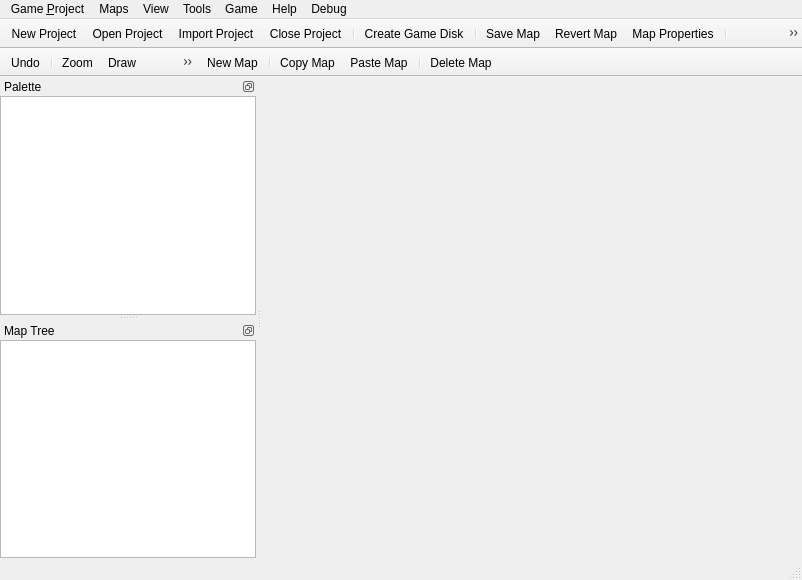
<?xml version="1.0" encoding="UTF-8"?>
<ui version="4.0">
 <class>MainWindow</class>
 <widget class="QMainWindow" name="MainWindow">
  <property name="geometry">
   <rect>
    <x>0</x>
    <y>0</y>
    <width>802</width>
    <height>580</height>
   </rect>
  </property>
  <property name="windowTitle">
   <string>EasyRPG Editor</string>
  </property>
  <property name="windowIcon">
   <iconset resource="Resources.qrc">
    <normaloff>:/icons/share/old_easyrpg.png</normaloff>:/icons/share/old_easyrpg.png</iconset>
  </property>
  <widget class="QWidget" name="centralWidget">
   <layout class="QHBoxLayout" name="horizontalLayout_2">
    <item>
     <widget class="QTabWidget" name="tabMap">
      <property name="documentMode">
       <bool>true</bool>
      </property>
      <property name="tabsClosable">
       <bool>true</bool>
      </property>
      <property name="movable">
       <bool>true</bool>
      </property>
     </widget>
    </item>
   </layout>
  </widget>
  <widget class="QMenuBar" name="menuBar">
   <property name="geometry">
    <rect>
     <x>0</x>
     <y>0</y>
     <width>802</width>
     <height>21</height>
    </rect>
   </property>
   <widget class="QMenu" name="menuGame">
    <property name="title">
     <string>Game &amp;Project</string>
    </property>
    <addaction name="action_New_Project"/>
    <addaction name="action_Open_Project"/>
    <addaction name="actionImport_Project"/>
    <addaction name="action_Close_Project"/>
    <addaction name="separator"/>
    <addaction name="actionCreate_Game_Disk"/>
    <addaction name="separator"/>
    <addaction name="action_Quit"/>
   </widget>
   <widget class="QMenu" name="menuMaps">
    <property name="title">
     <string>Maps</string>
    </property>
    <widget class="QMenu" name="menuEdition_Mode">
     <property name="title">
      <string>Edition &amp;Mode</string>
     </property>
     <addaction name="action_Lower_Layer"/>
     <addaction name="action_Upper_Layer"/>
     <addaction name="action_Events"/>
    </widget>
    <widget class="QMenu" name="menuZoom">
     <property name="title">
      <string>&amp;Zoom</string>
     </property>
     <addaction name="actionScale_1_1"/>
     <addaction name="actionZoomIn"/>
     <addaction name="actionZoomOut"/>
    </widget>
    <addaction name="action_Save_Map"/>
    <addaction name="actionRevert_Map"/>
    <addaction name="separator"/>
    <addaction name="menuEdition_Mode"/>
    <addaction name="menuZoom"/>
   </widget>
   <widget class="QMenu" name="menuTools">
    <property name="title">
     <string>Tools</string>
    </property>
    <addaction name="actionData_Base"/>
    <addaction name="actionResource_Manager"/>
    <addaction name="actionJukebox"/>
    <addaction name="actionSearch"/>
    <addaction name="action_Script_Editor"/>
   </widget>
   <widget class="QMenu" name="menuGame_2">
    <property name="title">
     <string>Game</string>
    </property>
    <addaction name="action_Play_Test"/>
    <addaction name="separator"/>
    <addaction name="action_Full_Screen"/>
    <addaction name="action_Title_Background"/>
   </widget>
   <widget class="QMenu" name="menuHelp">
    <property name="title">
     <string>Help</string>
    </property>
    <addaction name="actionContents"/>
    <addaction name="separator"/>
    <addaction name="actionAbout"/>
    <addaction name="actionAbout_Qt"/>
   </widget>
   <widget class="QMenu" name="menuView">
    <property name="title">
     <string>View</string>
    </property>
    <addaction name="actionPalete"/>
    <addaction name="actionMap_Tree"/>
   </widget>
   <widget class="QMenu" name="menuDebug">
    <property name="title">
     <string>Debug</string>
    </property>
    <addaction name="actionRtp_Path"/>
    <addaction name="actionMap_Properties_dialog"/>
   </widget>
   <addaction name="menuGame"/>
   <addaction name="menuMaps"/>
   <addaction name="menuView"/>
   <addaction name="menuTools"/>
   <addaction name="menuGame_2"/>
   <addaction name="menuHelp"/>
   <addaction name="menuDebug"/>
  </widget>
  <widget class="QToolBar" name="mainToolBar">
   <property name="movable">
    <bool>false</bool>
   </property>
   <property name="floatable">
    <bool>false</bool>
   </property>
   <attribute name="toolBarArea">
    <enum>TopToolBarArea</enum>
   </attribute>
   <attribute name="toolBarBreak">
    <bool>false</bool>
   </attribute>
   <addaction name="action_New_Project"/>
   <addaction name="action_Open_Project"/>
   <addaction name="actionImport_Project"/>
   <addaction name="action_Close_Project"/>
   <addaction name="separator"/>
   <addaction name="actionCreate_Game_Disk"/>
   <addaction name="separator"/>
   <addaction name="action_Save_Map"/>
   <addaction name="actionRevert_Map"/>
   <addaction name="actionMap_Properties"/>
   <addaction name="separator"/>
   <addaction name="action_Lower_Layer"/>
   <addaction name="action_Upper_Layer"/>
   <addaction name="action_Events"/>
   <addaction name="separator"/>
   <addaction name="actionZoomIn"/>
   <addaction name="actionZoomOut"/>
   <addaction name="actionScale_1_1"/>
   <addaction name="separator"/>
   <addaction name="actionPalete"/>
   <addaction name="actionMap_Tree"/>
   <addaction name="actionJukebox"/>
   <addaction name="separator"/>
   <addaction name="actionData_Base"/>
   <addaction name="action_Script_Editor"/>
   <addaction name="actionResource_Manager"/>
   <addaction name="actionSearch"/>
   <addaction name="separator"/>
   <addaction name="action_Play_Test"/>
   <addaction name="action_Full_Screen"/>
   <addaction name="action_Title_Background"/>
   <addaction name="separator"/>
   <addaction name="actionContents"/>
   <addaction name="separator"/>
  </widget>
  <widget class="QStatusBar" name="statusBar"/>
  <widget class="QDockWidget" name="dockPalete">
   <property name="features">
    <set>QDockWidget::DockWidgetFloatable|QDockWidget::DockWidgetMovable</set>
   </property>
   <property name="windowTitle">
    <string>Palette</string>
   </property>
   <attribute name="dockWidgetArea">
    <number>1</number>
   </attribute>
   <widget class="QWidget" name="dockWidgetContents">
    <layout class="QVBoxLayout" name="verticalLayout">
     <property name="spacing">
      <number>0</number>
     </property>
     <property name="leftMargin">
      <number>0</number>
     </property>
     <property name="topMargin">
      <number>0</number>
     </property>
     <property name="rightMargin">
      <number>0</number>
     </property>
     <property name="bottomMargin">
      <number>0</number>
     </property>
     <item>
      <widget class="QWidget" name="widgetBar" native="true">
       <layout class="QVBoxLayout" name="verticalLayout_3">
        <property name="spacing">
         <number>0</number>
        </property>
        <property name="leftMargin">
         <number>0</number>
        </property>
        <property name="topMargin">
         <number>0</number>
        </property>
        <property name="rightMargin">
         <number>0</number>
        </property>
        <property name="bottomMargin">
         <number>0</number>
        </property>
       </layout>
      </widget>
     </item>
     <item>
      <widget class="QGraphicsView" name="graphicsPalete"/>
     </item>
    </layout>
   </widget>
  </widget>
  <widget class="QDockWidget" name="dockMapTree">
   <property name="features">
    <set>QDockWidget::DockWidgetFloatable|QDockWidget::DockWidgetMovable</set>
   </property>
   <property name="allowedAreas">
    <set>Qt::LeftDockWidgetArea|Qt::RightDockWidgetArea</set>
   </property>
   <property name="windowTitle">
    <string>Map Tree</string>
   </property>
   <attribute name="dockWidgetArea">
    <number>1</number>
   </attribute>
   <widget class="QWidget" name="dockWidgetContents_2">
    <layout class="QVBoxLayout" name="verticalLayout_2">
     <property name="spacing">
      <number>0</number>
     </property>
     <property name="leftMargin">
      <number>0</number>
     </property>
     <property name="topMargin">
      <number>0</number>
     </property>
     <property name="rightMargin">
      <number>0</number>
     </property>
     <property name="bottomMargin">
      <number>0</number>
     </property>
     <item>
      <widget class="QWidget" name="widgetBar2" native="true">
       <layout class="QVBoxLayout" name="verticalLayout_4">
        <property name="spacing">
         <number>0</number>
        </property>
        <property name="leftMargin">
         <number>0</number>
        </property>
        <property name="topMargin">
         <number>0</number>
        </property>
        <property name="rightMargin">
         <number>0</number>
        </property>
        <property name="bottomMargin">
         <number>0</number>
        </property>
       </layout>
      </widget>
     </item>
     <item>
      <widget class="QTreeWidget" name="treeMap">
       <property name="expandsOnDoubleClick">
        <bool>false</bool>
       </property>
       <attribute name="headerVisible">
        <bool>false</bool>
       </attribute>
       <column>
        <property name="text">
         <string>Map Name</string>
        </property>
       </column>
       <column>
        <property name="text">
         <string>Map ID</string>
        </property>
       </column>
      </widget>
     </item>
    </layout>
   </widget>
  </widget>
  <widget class="QToolBar" name="toolBar">
   <property name="minimumSize">
    <size>
     <width>196</width>
     <height>0</height>
    </size>
   </property>
   <property name="maximumSize">
    <size>
     <width>196</width>
     <height>16777215</height>
    </size>
   </property>
   <property name="windowTitle">
    <string>toolBar</string>
   </property>
   <property name="movable">
    <bool>false</bool>
   </property>
   <attribute name="toolBarArea">
    <enum>TopToolBarArea</enum>
   </attribute>
   <attribute name="toolBarBreak">
    <bool>true</bool>
   </attribute>
   <addaction name="actionUndo"/>
   <addaction name="separator"/>
   <addaction name="actionZoom"/>
   <addaction name="actionDraw"/>
   <addaction name="actionRectangle"/>
   <addaction name="actionCircle"/>
   <addaction name="actionFill"/>
  </widget>
  <widget class="QToolBar" name="toolBar2">
   <property name="windowTitle">
    <string>toolBar_2</string>
   </property>
   <property name="movable">
    <bool>false</bool>
   </property>
   <attribute name="toolBarArea">
    <enum>TopToolBarArea</enum>
   </attribute>
   <attribute name="toolBarBreak">
    <bool>false</bool>
   </attribute>
   <addaction name="actionNew_Map"/>
   <addaction name="separator"/>
   <addaction name="actionCopy_Map"/>
   <addaction name="actionPaste_Map"/>
   <addaction name="separator"/>
   <addaction name="actionDelete_Map"/>
  </widget>
  <action name="action_Open_Project">
   <property name="icon">
    <iconset resource="Resources.qrc">
     <normaloff>:/icons/share/old_open.png</normaloff>:/icons/share/old_open.png</iconset>
   </property>
   <property name="text">
    <string>&amp;Open Project</string>
   </property>
   <property name="statusTip">
    <string>Open an existing Game Project</string>
   </property>
   <property name="shortcut">
    <string>Ctrl+O</string>
   </property>
  </action>
  <action name="action_New_Project">
   <property name="icon">
    <iconset resource="Resources.qrc">
     <normaloff>:/icons/share/old_new.png</normaloff>:/icons/share/old_new.png</iconset>
   </property>
   <property name="text">
    <string>&amp;New Project</string>
   </property>
   <property name="statusTip">
    <string>Create a new Game Project</string>
   </property>
   <property name="shortcut">
    <string>Ctrl+N</string>
   </property>
  </action>
  <action name="action_Close_Project">
   <property name="icon">
    <iconset resource="Resources.qrc">
     <normaloff>:/icons/share/old_close.png</normaloff>:/icons/share/old_close.png</iconset>
   </property>
   <property name="text">
    <string>&amp;Close Project</string>
   </property>
   <property name="statusTip">
    <string>Close current opened Game Project</string>
   </property>
   <property name="shortcut">
    <string>Ctrl+X</string>
   </property>
  </action>
  <action name="actionCreate_Game_Disk">
   <property name="icon">
    <iconset resource="Resources.qrc">
     <normaloff>:/icons/share/old_create_game_disk.png</normaloff>:/icons/share/old_create_game_disk.png</iconset>
   </property>
   <property name="text">
    <string>Create Game &amp;Disk</string>
   </property>
   <property name="statusTip">
    <string>Generate game installation executable</string>
   </property>
  </action>
  <action name="action_Quit">
   <property name="icon">
    <iconset resource="Resources.qrc">
     <normaloff>:/icons/share/old_quit.png</normaloff>:/icons/share/old_quit.png</iconset>
   </property>
   <property name="text">
    <string>&amp;Quit</string>
   </property>
   <property name="statusTip">
    <string>Quit EasyRPG</string>
   </property>
  </action>
  <action name="action_Save_Map">
   <property name="icon">
    <iconset resource="Resources.qrc">
     <normaloff>:/icons/share/old_save_all.png</normaloff>:/icons/share/old_save_all.png</iconset>
   </property>
   <property name="text">
    <string>&amp;Save Map</string>
   </property>
   <property name="toolTip">
    <string>Save current Map</string>
   </property>
   <property name="statusTip">
    <string>Save all changes done in maps</string>
   </property>
   <property name="shortcut">
    <string>Ctrl+S</string>
   </property>
  </action>
  <action name="actionRevert_Map">
   <property name="icon">
    <iconset resource="Resources.qrc">
     <normaloff>:/icons/share/old_revert.png</normaloff>:/icons/share/old_revert.png</iconset>
   </property>
   <property name="text">
    <string>&amp;Revert Map</string>
   </property>
   <property name="toolTip">
    <string>Revert currentl Map</string>
   </property>
   <property name="statusTip">
    <string>Revert changes on all maps</string>
   </property>
   <property name="shortcut">
    <string>Ctrl+R</string>
   </property>
  </action>
  <action name="action_Lower_Layer">
   <property name="checkable">
    <bool>true</bool>
   </property>
   <property name="icon">
    <iconset resource="Resources.qrc">
     <normaloff>:/icons/share/old_lower_layer.png</normaloff>:/icons/share/old_lower_layer.png</iconset>
   </property>
   <property name="text">
    <string>&amp;Lower Layer</string>
   </property>
   <property name="statusTip">
    <string>Edit lower layer mode</string>
   </property>
   <property name="shortcut">
    <string>F5</string>
   </property>
  </action>
  <action name="action_Upper_Layer">
   <property name="checkable">
    <bool>true</bool>
   </property>
   <property name="icon">
    <iconset resource="Resources.qrc">
     <normaloff>:/icons/share/old_upper_layer.png</normaloff>:/icons/share/old_upper_layer.png</iconset>
   </property>
   <property name="text">
    <string>&amp;Upper Layer</string>
   </property>
   <property name="statusTip">
    <string>Edit upper layer mode</string>
   </property>
   <property name="shortcut">
    <string>F6</string>
   </property>
  </action>
  <action name="action_Events">
   <property name="checkable">
    <bool>true</bool>
   </property>
   <property name="icon">
    <iconset resource="Resources.qrc">
     <normaloff>:/icons/share/old_event_layer.png</normaloff>:/icons/share/old_event_layer.png</iconset>
   </property>
   <property name="text">
    <string>&amp;Events</string>
   </property>
   <property name="statusTip">
    <string>Edit events mode</string>
   </property>
   <property name="shortcut">
    <string>F7</string>
   </property>
  </action>
  <action name="actionScale_1_1">
   <property name="icon">
    <iconset resource="Resources.qrc">
     <normaloff>:/icons/share/old_11_scale.png</normaloff>:/icons/share/old_11_scale.png</iconset>
   </property>
   <property name="text">
    <string>&amp;Zoom 100%</string>
   </property>
   <property name="toolTip">
    <string>Zoom 100%</string>
   </property>
   <property name="statusTip">
    <string>Scale 200%</string>
   </property>
  </action>
  <action name="actionZoomIn">
   <property name="icon">
    <iconset resource="Resources.qrc">
     <normaloff>:/icons/share/old_zoom.png</normaloff>:/icons/share/old_zoom.png</iconset>
   </property>
   <property name="text">
    <string>Zoom &amp;In</string>
   </property>
   <property name="toolTip">
    <string>Zoom In</string>
   </property>
   <property name="statusTip">
    <string>Scale 100%</string>
   </property>
   <property name="shortcut">
    <string>+</string>
   </property>
  </action>
  <action name="actionZoomOut">
   <property name="icon">
    <iconset resource="Resources.qrc">
     <normaloff>:/icons/share/old_zoom.png</normaloff>:/icons/share/old_zoom.png</iconset>
   </property>
   <property name="text">
    <string>Zoom &amp;Out</string>
   </property>
   <property name="toolTip">
    <string>Zoom Out</string>
   </property>
   <property name="statusTip">
    <string>Scale 50%</string>
   </property>
   <property name="shortcut">
    <string>-</string>
   </property>
  </action>
  <action name="actionData_Base">
   <property name="icon">
    <iconset resource="Resources.qrc">
     <normaloff>:/icons/share/old_database.png</normaloff>:/icons/share/old_database.png</iconset>
   </property>
   <property name="text">
    <string>Data Base</string>
   </property>
   <property name="statusTip">
    <string>Open Data Base editor</string>
   </property>
   <property name="shortcut">
    <string>F8</string>
   </property>
  </action>
  <action name="actionResource_Manager">
   <property name="icon">
    <iconset resource="Resources.qrc">
     <normaloff>:/icons/share/old_resources.png</normaloff>:/icons/share/old_resources.png</iconset>
   </property>
   <property name="text">
    <string>Resource Manager</string>
   </property>
   <property name="statusTip">
    <string>Open Resource Manager</string>
   </property>
  </action>
  <action name="actionJukebox">
   <property name="icon">
    <iconset resource="Resources.qrc">
     <normaloff>:/icons/share/old_music.png</normaloff>:/icons/share/old_music.png</iconset>
   </property>
   <property name="text">
    <string>Jukebox</string>
   </property>
   <property name="statusTip">
    <string>Play music while you work</string>
   </property>
  </action>
  <action name="actionSearch">
   <property name="icon">
    <iconset resource="Resources.qrc">
     <normaloff>:/icons/share/old_search.png</normaloff>:/icons/share/old_search.png</iconset>
   </property>
   <property name="text">
    <string>Search</string>
   </property>
   <property name="statusTip">
    <string>Search inside your Game Project</string>
   </property>
  </action>
  <action name="action_Play_Test">
   <property name="icon">
    <iconset resource="Resources.qrc">
     <normaloff>:/icons/share/old_playtest.png</normaloff>:/icons/share/old_playtest.png</iconset>
   </property>
   <property name="text">
    <string>&amp;Play Test</string>
   </property>
   <property name="statusTip">
    <string>Test your Game</string>
   </property>
   <property name="shortcut">
    <string>F4</string>
   </property>
  </action>
  <action name="action_Full_Screen">
   <property name="checkable">
    <bool>true</bool>
   </property>
   <property name="icon">
    <iconset resource="Resources.qrc">
     <normaloff>:/icons/share/old_fullscreen.png</normaloff>:/icons/share/old_fullscreen.png</iconset>
   </property>
   <property name="text">
    <string>&amp;Full Screen</string>
   </property>
   <property name="statusTip">
    <string>Test game in fullscreen mode</string>
   </property>
  </action>
  <action name="action_Title_Background">
   <property name="checkable">
    <bool>true</bool>
   </property>
   <property name="icon">
    <iconset resource="Resources.qrc">
     <normaloff>:/icons/share/old_title.png</normaloff>:/icons/share/old_title.png</iconset>
   </property>
   <property name="text">
    <string>&amp;Title Background</string>
   </property>
   <property name="statusTip">
    <string>Show title screen's background on Play Test</string>
   </property>
  </action>
  <action name="actionContents">
   <property name="icon">
    <iconset resource="Resources.qrc">
     <normaloff>:/icons/share/old_help.png</normaloff>:/icons/share/old_help.png</iconset>
   </property>
   <property name="text">
    <string>&amp;Contents</string>
   </property>
   <property name="statusTip">
    <string>View Help contents</string>
   </property>
  </action>
  <action name="actionAbout">
   <property name="text">
    <string>&amp;About</string>
   </property>
   <property name="statusTip">
    <string>About EasyRPG</string>
   </property>
  </action>
  <action name="actionAbout_Qt">
   <property name="text">
    <string>About &amp;Qt</string>
   </property>
   <property name="statusTip">
    <string>About Qt</string>
   </property>
  </action>
  <action name="action_Script_Editor">
   <property name="icon">
    <iconset resource="Resources.qrc">
     <normaloff>:/icons/share/old_script_editor.png</normaloff>:/icons/share/old_script_editor.png</iconset>
   </property>
   <property name="text">
    <string>&amp;Script Editor</string>
   </property>
   <property name="statusTip">
    <string>Open Script Editor</string>
   </property>
  </action>
  <action name="actionPalete">
   <property name="checkable">
    <bool>true</bool>
   </property>
   <property name="checked">
    <bool>true</bool>
   </property>
   <property name="icon">
    <iconset resource="Resources.qrc">
     <normaloff>:/icons/share/old_palette.png</normaloff>:/icons/share/old_palette.png</iconset>
   </property>
   <property name="text">
    <string>Palete</string>
   </property>
   <property name="statusTip">
    <string>Show/Hide palette window</string>
   </property>
  </action>
  <action name="actionMap_Tree">
   <property name="checkable">
    <bool>true</bool>
   </property>
   <property name="checked">
    <bool>true</bool>
   </property>
   <property name="icon">
    <iconset resource="Resources.qrc">
     <normaloff>:/icons/share/old_map.png</normaloff>:/icons/share/old_map.png</iconset>
   </property>
   <property name="text">
    <string>Map Tree</string>
   </property>
   <property name="statusTip">
    <string>Show/Hide Map Tree window</string>
   </property>
  </action>
  <action name="actionUndo">
   <property name="icon">
    <iconset resource="Resources.qrc">
     <normaloff>:/icons/share/old_revert.png</normaloff>:/icons/share/old_revert.png</iconset>
   </property>
   <property name="text">
    <string>Undo</string>
   </property>
   <property name="toolTip">
    <string>Undo last action</string>
   </property>
   <property name="shortcut">
    <string>Ctrl+Z</string>
   </property>
  </action>
  <action name="actionZoom">
   <property name="checkable">
    <bool>true</bool>
   </property>
   <property name="icon">
    <iconset resource="Resources.qrc">
     <normaloff>:/icons/share/old_zoom.png</normaloff>:/icons/share/old_zoom.png</iconset>
   </property>
   <property name="text">
    <string>Zoom</string>
   </property>
   <property name="toolTip">
    <string>Zoom in and out</string>
   </property>
   <property name="shortcut">
    <string>1</string>
   </property>
  </action>
  <action name="actionDraw">
   <property name="checkable">
    <bool>true</bool>
   </property>
   <property name="icon">
    <iconset resource="Resources.qrc">
     <normaloff>:/icons/share/old_pen.png</normaloff>:/icons/share/old_pen.png</iconset>
   </property>
   <property name="text">
    <string>Draw</string>
   </property>
   <property name="toolTip">
    <string>Draw in the map with a pen</string>
   </property>
   <property name="shortcut">
    <string>2</string>
   </property>
  </action>
  <action name="actionRectangle">
   <property name="checkable">
    <bool>true</bool>
   </property>
   <property name="icon">
    <iconset resource="Resources.qrc">
     <normaloff>:/icons/share/old_rectangle.png</normaloff>:/icons/share/old_rectangle.png</iconset>
   </property>
   <property name="text">
    <string>Rectangle</string>
   </property>
   <property name="toolTip">
    <string>Draw in the map with a rectangle tool</string>
   </property>
   <property name="shortcut">
    <string>3</string>
   </property>
  </action>
  <action name="actionCircle">
   <property name="checkable">
    <bool>true</bool>
   </property>
   <property name="icon">
    <iconset resource="Resources.qrc">
     <normaloff>:/icons/share/old_circle.png</normaloff>:/icons/share/old_circle.png</iconset>
   </property>
   <property name="text">
    <string>Circle</string>
   </property>
   <property name="toolTip">
    <string>Draw in a map with a circle tool</string>
   </property>
   <property name="shortcut">
    <string>4</string>
   </property>
  </action>
  <action name="actionFill">
   <property name="checkable">
    <bool>true</bool>
   </property>
   <property name="icon">
    <iconset resource="Resources.qrc">
     <normaloff>:/icons/share/old_fill.png</normaloff>:/icons/share/old_fill.png</iconset>
   </property>
   <property name="text">
    <string>Fill</string>
   </property>
   <property name="toolTip">
    <string>Draw in the map with a fill tool</string>
   </property>
   <property name="shortcut">
    <string>5</string>
   </property>
  </action>
  <action name="actionImport_Project">
   <property name="icon">
    <iconset resource="Resources.qrc">
     <normaloff>:/icons/share/old_import.png</normaloff>:/icons/share/old_import.png</iconset>
   </property>
   <property name="text">
    <string>&amp;Import Project</string>
   </property>
  </action>
  <action name="actionRtp_Path">
   <property name="icon">
    <iconset resource="Resources.qrc">
     <normaloff>:/icons/share/old_open.png</normaloff>:/icons/share/old_open.png</iconset>
   </property>
   <property name="text">
    <string>Rtp Path</string>
   </property>
   <property name="toolTip">
    <string>warning!: this feature will be disabled once OpenRTP is released</string>
   </property>
  </action>
  <action name="actionMap_Properties_dialog">
   <property name="icon">
    <iconset resource="Resources.qrc">
     <normaloff>:/icons/share/old_map.png</normaloff>:/icons/share/old_map.png</iconset>
   </property>
   <property name="text">
    <string>Map Properties dialog</string>
   </property>
  </action>
  <action name="actionMap_Properties">
   <property name="icon">
    <iconset resource="Resources.qrc">
     <normaloff>:/icons/share/old_edit.png</normaloff>:/icons/share/old_edit.png</iconset>
   </property>
   <property name="text">
    <string>Map Properties</string>
   </property>
   <property name="toolTip">
    <string>Edit map properties</string>
   </property>
  </action>
  <action name="actionNew_Map">
   <property name="icon">
    <iconset resource="Resources.qrc">
     <normaloff>:/icons/share/old_new_map.png</normaloff>:/icons/share/old_new_map.png</iconset>
   </property>
   <property name="text">
    <string>New Map</string>
   </property>
   <property name="toolTip">
    <string>Create a new map and add it as children of the current map.</string>
   </property>
  </action>
  <action name="actionCopy_Map">
   <property name="icon">
    <iconset resource="Resources.qrc">
     <normaloff>:/icons/share/old_copy_map.png</normaloff>:/icons/share/old_copy_map.png</iconset>
   </property>
   <property name="text">
    <string>Copy Map</string>
   </property>
   <property name="toolTip">
    <string>Copy selected map.</string>
   </property>
  </action>
  <action name="actionPaste_Map">
   <property name="icon">
    <iconset resource="Resources.qrc">
     <normaloff>:/icons/share/old_paste_map.png</normaloff>:/icons/share/old_paste_map.png</iconset>
   </property>
   <property name="text">
    <string>Paste Map</string>
   </property>
   <property name="toolTip">
    <string>Paste current copied map as children of the selected map.</string>
   </property>
  </action>
  <action name="actionDelete_Map">
   <property name="icon">
    <iconset resource="Resources.qrc">
     <normaloff>:/icons/share/old_delete_map.png</normaloff>:/icons/share/old_delete_map.png</iconset>
   </property>
   <property name="text">
    <string>Delete Map</string>
   </property>
   <property name="toolTip">
    <string>Delete selected map.</string>
   </property>
  </action>
 </widget>
 <layoutdefault spacing="6" margin="11"/>
 <resources>
  <include location="Resources.qrc"/>
 </resources>
 <connections/>
</ui>
